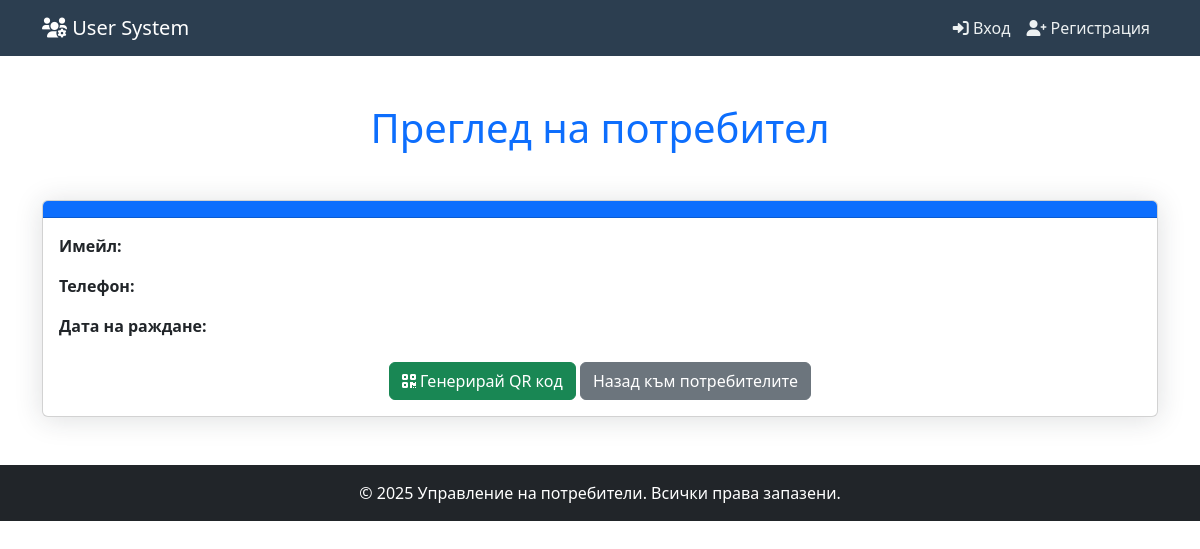
Page /show_student.php?id=1 on the earlier database version.
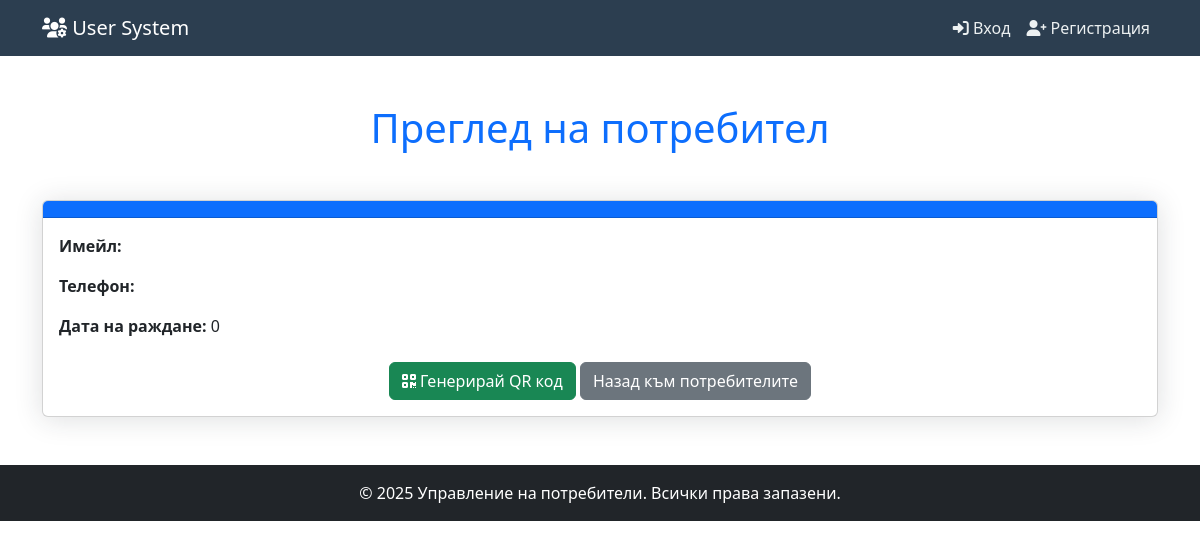
Same page on the later database version.
### tables this page shows
CREATE TABLE IF NOT EXISTS `users` (
  `id` int NOT NULL AUTO_INCREMENT,
  `user` varchar(50) NOT NULL,
  `password` varchar(255) NOT NULL,
  `email` varchar(100) NOT NULL,
  `first_name` varchar(50) NOT NULL,
  `last_name` varchar(50) NOT NULL,
  `phone` varchar(20) DEFAULT NULL,
  `role` enum('user','admin') DEFAULT 'user',
  `created_at` timestamp NULL DEFAULT CURRENT_TIMESTAMP,
  `updated_at` timestamp NULL DEFAULT CURRENT_TIMESTAMP ON UPDATE CURRENT_TIMESTAMP,
  `birth_date` int NOT NULL,
  PRIMARY KEY (`id`),
  UNIQUE KEY `username` (`user`),
  UNIQUE KEY `email` (`email`)
);

### show_student.php (the view, shortened to what this page needs)
<?php
include('includes/db.php');
if (isset($_GET['id'])) {
    $id = $_GET['id'];
    $sql = "SELECT * FROM users WHERE id = $id";
    $result = $conn->query($sql);
    if ($result->num_rows > 0) {
        $student = $result->fetch_assoc();
    } else {
        echo "<div class='alert alert-warning text-center' role='alert'>Няма такъв потребител в базата данни.</div>";
        exit();
    }
} else {
    echo "<div class='alert alert-danger text-center' role='alert'>Не е подаден валиден идентификатор за потребител.</div>";
    exit();
}
?>
<?php include('includes/header.php'); ?>
<h1 class="text-center text-primary my-5">Преглед на потребител</h1>
<div class="card">
    <div class="card-header bg-primary text-white">
    </div>
    <div class="card-body">
        <p><strong>Имейл:</strong> <?php echo $student['email']; ?></p>
        <p><strong>Телефон:</strong> <?php echo $student['phone'] ?? '-'; ?></p>
        <p><strong>Дата на раждане:</strong> <?php echo $student['birth_date']; ?></p>
        <div class="text-center mt-4">
            <a href="generate_qr.php?id=<?php echo $student['id']; ?>" class="btn btn-success">
                <i class="fas fa-qrcode"></i> Генерирай QR код
            </a>
            <a href="show_students.php" class="btn btn-secondary">Назад към потребителите</a>
        </div>
    </div>
</div>
<?php include('includes/footer.php'); ?>

Differences in the rows shown:
now on this page (row edited): users: birth_date "0"
